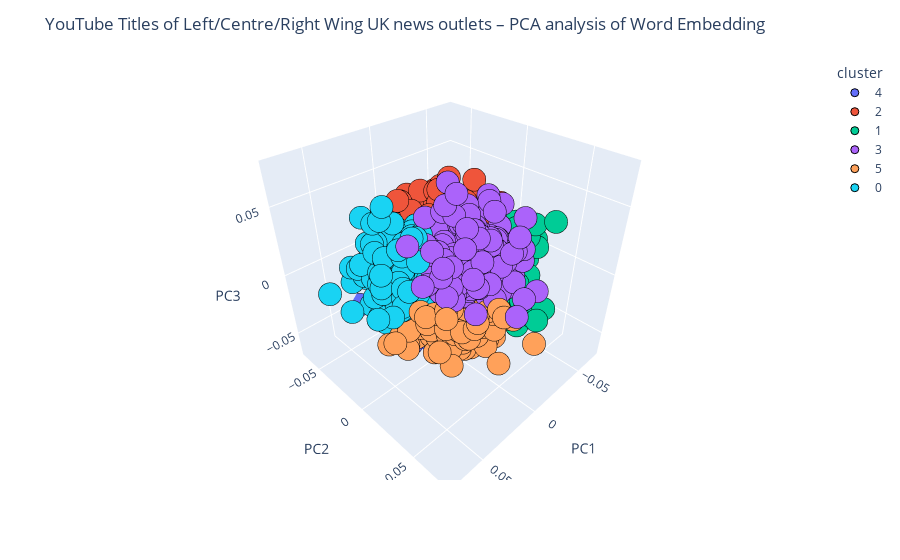

Notebook cell for this chart:
### Code cell
#Visualising
WE_fig = px.scatter_3d(CT_PCA_complete_df, x='PC1', y='PC2', z='PC3', color='cluster',  hover_data = ['word'])
WE_fig.update_layout(title='YouTube Titles of Left/Centre/Right Wing UK news outlets – PCA analysis of Word Embedding')
WE_fig.update_traces(marker=dict(size = 8, line=dict(width=1, color='black')), selector=dict(mode='markers'))
WE_fig.show()

### Figure 1 — Plotly figure (JSON) as saved in the notebook; plotly's stock layout.template omitted (floating-point values rounded to 4 significant figures; data arrays with more than 128 entries replaced by an {"elided": "..."} marker saying what was removed)
{"data": [{"customdata": {"elided": "285x1 str values"}, "hovertemplate": "cluster=4<br>PC1=%{x}<br>PC2=%{y}<br>PC3=%{z}<br>word=%{customdata[0]}<extra></extra>", "legendgroup": "4", "marker": {"color": "#636efa", "line": {"color": "black", "width": 1}, "size": 8, "symbol": "circle"}, "mode": "markers", "name": "4", "scene": "scene", "showlegend": true, "type": "scatter3d", "x": {"elided": "285 float values"}, "y": {"elided": "285 float values"}, "z": {"elided": "285 float values"}}, {"customdata": {"elided": "281x1 str values"}, "hovertemplate": "cluster=2<br>PC1=%{x}<br>PC2=%{y}<br>PC3=%{z}<br>word=%{customdata[0]}<extra></extra>", "legendgroup": "2", "marker": {"color": "#EF553B", "line": {"color": "black", "width": 1}, "size": 8, "symbol": "circle"}, "mode": "markers", "name": "2", "scene": "scene", "showlegend": true, "type": "scatter3d", "x": {"elided": "281 float values"}, "y": {"elided": "281 float values"}, "z": {"elided": "281 float values"}}, {"customdata": {"elided": "242x1 str values"}, "hovertemplate": "cluster=1<br>PC1=%{x}<br>PC2=%{y}<br>PC3=%{z}<br>word=%{customdata[0]}<extra></extra>", "legendgroup": "1", "marker": {"color": "#00cc96", "line": {"color": "black", "width": 1}, "size": 8, "symbol": "circle"}, "mode": "markers", "name": "1", "scene": "scene", "showlegend": true, "type": "scatter3d", "x": {"elided": "242 float values"}, "y": {"elided": "242 float values"}, "z": {"elided": "242 float values"}}, {"customdata": {"elided": "267x1 str values"}, "hovertemplate": "cluster=3<br>PC1=%{x}<br>PC2=%{y}<br>PC3=%{z}<br>word=%{customdata[0]}<extra></extra>", "legendgroup": "3", "marker": {"color": "#ab63fa", "line": {"color": "black", "width": 1}, "size": 8, "symbol": "circle"}, "mode": "markers", "name": "3", "scene": "scene", "showlegend": true, "type": "scatter3d", "x": {"elided": "267 float values"}, "y": {"elided": "267 float values"}, "z": {"elided": "267 float values"}}, {"customdata": {"elided": "236x1 str values"}, "hovertemplate": "cluster=5<br>PC1=%{x}<br>PC2=%{y}<br>PC3=%{z}<br>word=%{customdata[0]}<extra></extra>", "legendgroup": "5", "marker": {"color": "#FFA15A", "line": {"color": "black", "width": 1}, "size": 8, "symbol": "circle"}, "mode": "markers", "name": "5", "scene": "scene", "showlegend": true, "type": "scatter3d", "x": {"elided": "236 float values"}, "y": {"elided": "236 float values"}, "z": {"elided": "236 float values"}}, {"customdata": {"elided": "253x1 str values"}, "hovertemplate": "cluster=0<br>PC1=%{x}<br>PC2=%{y}<br>PC3=%{z}<br>word=%{customdata[0]}<extra></extra>", "legendgroup": "0", "marker": {"color": "#19d3f3", "line": {"color": "black", "width": 1}, "size": 8, "symbol": "circle"}, "mode": "markers", "name": "0", "scene": "scene", "showlegend": true, "type": "scatter3d", "x": {"elided": "253 float values"}, "y": {"elided": "253 float values"}, "z": {"elided": "253 float values"}}], "layout": {"legend": {"title": {"text": "cluster"}, "tracegroupgap": 0}, "margin": {"t": 60}, "scene": {"domain": {"x": [0, 1], "y": [0, 1]}, "xaxis": {"title": {"text": "PC1"}}, "yaxis": {"title": {"text": "PC2"}}, "zaxis": {"title": {"text": "PC3"}}}, "title": {"text": "YouTube Titles of Left/Centre/Right Wing UK news outlets – PCA analysis of Word Embedding"}}}
